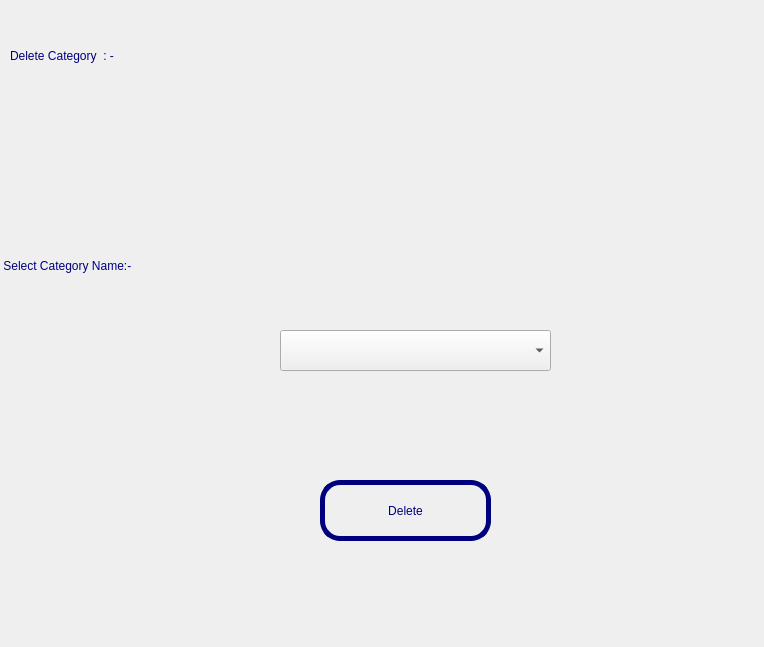
<?xml version="1.0" encoding="UTF-8"?>
<ui version="4.0">
 <class>MainWindow</class>
 <widget class="QMainWindow" name="MainWindow">
  <property name="geometry">
   <rect>
    <x>0</x>
    <y>0</y>
    <width>764</width>
    <height>647</height>
   </rect>
  </property>
  <property name="windowTitle">
   <string>MainWindow</string>
  </property>
  <property name="styleSheet">
   <string notr="true">background-image: url(:/newPrefix/360_F_167594893_dWtiBCm2kkQGeeIGcJSGKryKItZ8XAI1.jpg);</string>
  </property>
  <widget class="QWidget" name="centralwidget">
   <widget class="QLabel" name="label_2">
    <property name="geometry">
     <rect>
      <x>10</x>
      <y>20</y>
      <width>591</width>
      <height>71</height>
     </rect>
    </property>
    <property name="styleSheet">
     <string notr="true">color: rgb(0, 0, 127);
background-image: url(:/newPrefix/6510583-fotor-bg-remover-20230805182240.png);
font: 75 22pt &quot;MS Shell Dlg 2&quot;;</string>
    </property>
    <property name="text">
     <string>Delete Category  : -</string>
    </property>
   </widget>
   <widget class="QPushButton" name="pushButton_8">
    <property name="geometry">
     <rect>
      <x>320</x>
      <y>480</y>
      <width>171</width>
      <height>61</height>
     </rect>
    </property>
    <property name="styleSheet">
     <string notr="true">border-radius : 80;
color: rgb(0, 0, 127);
font: 75 14pt &quot;MS Shell Dlg 2&quot;;
border : 5px solid blac;
border-color: rgb(0, 0, 127);
border-radius : 20;</string>
    </property>
    <property name="text">
     <string>Delete</string>
    </property>
   </widget>
   <widget class="QLabel" name="label_3">
    <property name="geometry">
     <rect>
      <x>0</x>
      <y>230</y>
      <width>321</width>
      <height>71</height>
     </rect>
    </property>
    <property name="styleSheet">
     <string notr="true">background-image: url(:/newPrefix/C:/Users/support-user/Downloads/6510583-fotor-bg-remover-20230805182240.png);
color: rgb(0, 0, 127);
font: 16pt &quot;MS Shell Dlg 2&quot;;</string>
    </property>
    <property name="text">
     <string> Select Category Name:-</string>
    </property>
   </widget>
   <widget class="QComboBox" name="comboBox">
    <property name="geometry">
     <rect>
      <x>280</x>
      <y>330</y>
      <width>271</width>
      <height>41</height>
     </rect>
    </property>
   </widget>
   <widget class="QLabel" name="label">
    <property name="geometry">
     <rect>
      <x>500</x>
      <y>30</y>
      <width>431</width>
      <height>431</height>
     </rect>
    </property>
    <property name="styleSheet">
     <string notr="true">background-image: url(:/newPrefix/database-delete-icon.png);
background-repeat: no;</string>
    </property>
    <property name="text">
     <string/>
    </property>
   </widget>
  </widget>
 </widget>
 <resources>
  <include location="img.qrc"/>
 </resources>
 <connections/>
</ui>
